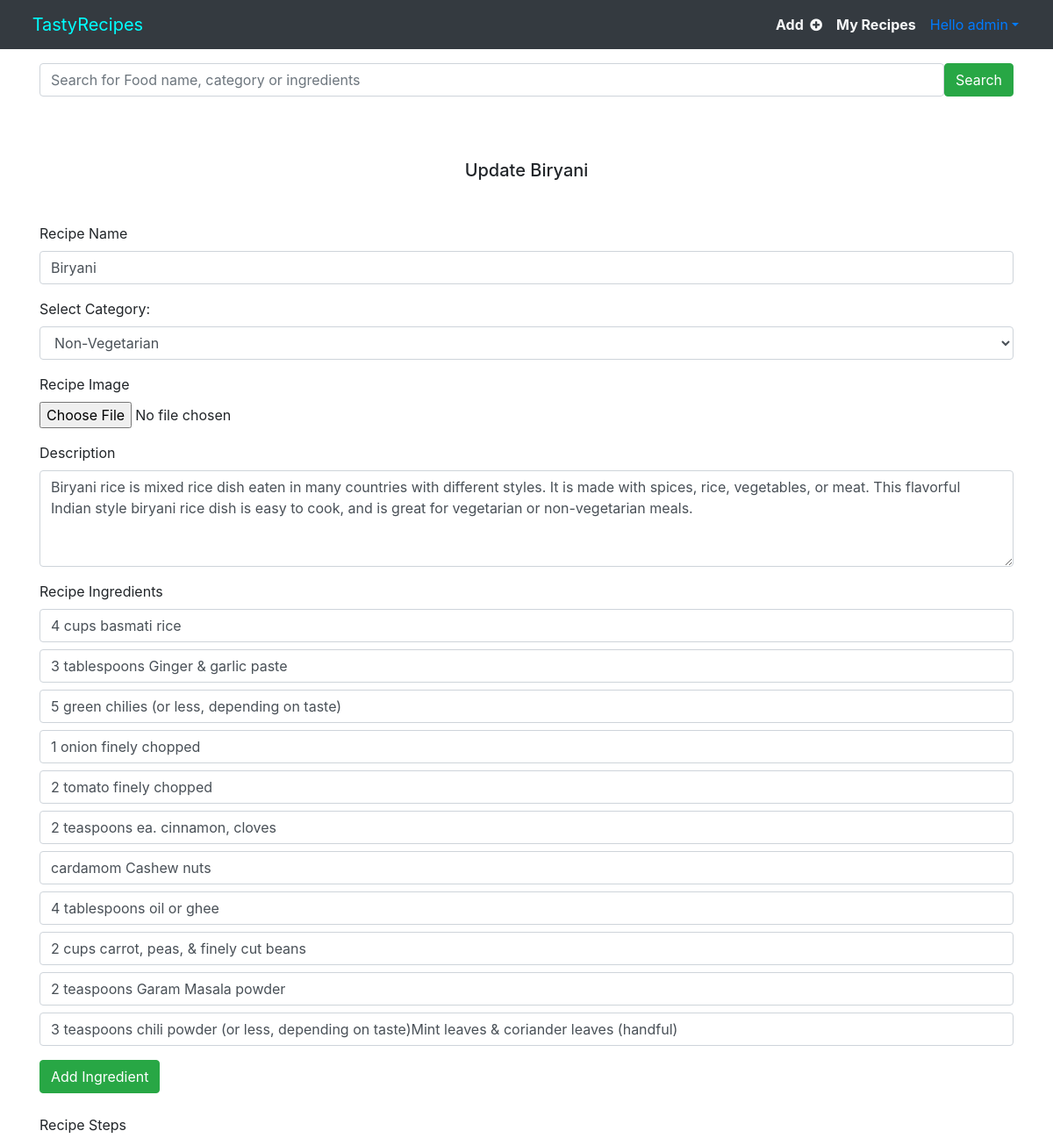
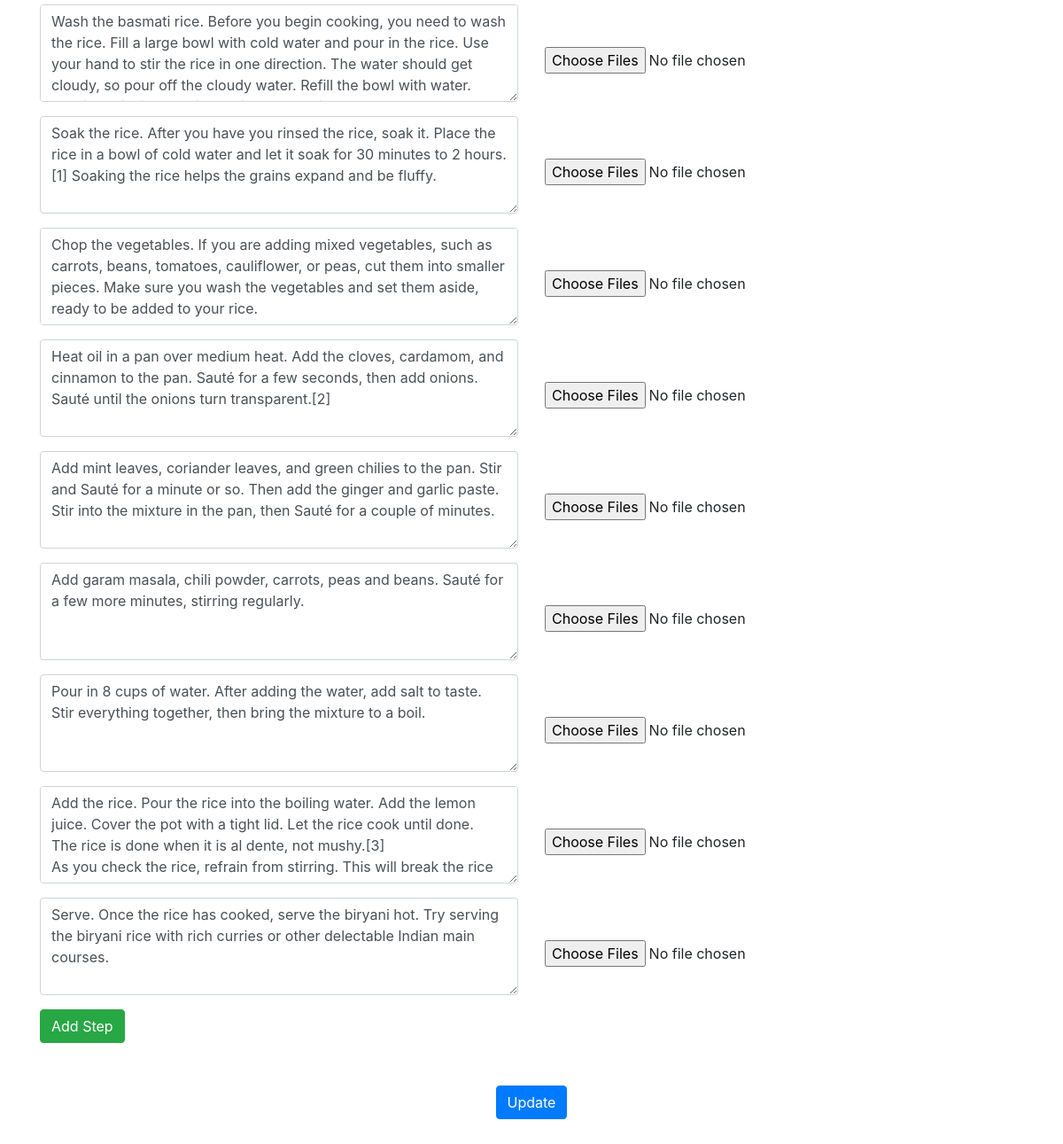
Page /update-recipe/1 (signed in) on the committed database (2 pictures, top to bottom).
### home/models.py (models this page shows, shortened)
class Recipe(models.Model):
    user = models.ForeignKey(User,on_delete=models.CASCADE)
    food_name = models.CharField(max_length=100)
    category = models.CharField(max_length=5,choices=CATEGORY_CHOICES)
    desc = models.TextField(default='' )
    ingredients = jsonfield.JSONField()
    steps =  jsonfield.JSONField()
    image = models.FileField(blank=True)
    pub_date=models.DateField(default=datetime.now())

### home/views.py (the view, shortened to what this page needs)
# urls.py: path('update-recipe/<int:myid>',views.update_recipe,name='update_recipe'),
@login_required(login_url='login')
def update_recipe(request,myid):
    recipe = Recipe.objects.get(id = myid)
    return render(request,'user/update_recipe.html',{'recipe':recipe})

### home/templates/user/update_recipe.html (shortened to what this page needs)
{% extends 'user/basic.html' %}
{% load static %}
{% block body %}
<div class="container">
    <br>
    <h5 class="text-center mb-5">Update {{recipe.food_name}} </h5>
    <form method='POST' action="/update-recipe/{{recipe.id}}" enctype="multipart/form-data">
        <div class="form-group">
            <label for="name">Recipe Name</label>
            <input type="text" class="form-control" name='name' value="{{recipe.food_name}}">
        </div>
        <div class="form-group">
            <label for="sel1">Select Category:</label>
            <select class="form-control" id="sel1" name="category">
                {%if recipe.category == '1' %}
                <option value="1" selected>Vegetarian</option>
                <option value="2">Non-Vegetarian</option>
                {%else%}
                <option value="2" selected>Non-Vegetarian</option>
                {%endif%}
            </select>
        </div>
        <div class="form-group">
            <label for="recipe_image">Recipe Image</label>
            <br>
            <input type="file" name="recipe_image" id="recipe_image" value="" />
        </div>
        <div class="form-group">
            <label for="desc">Description</label>
            <textarea type="text" class="form-control" name='desc' rows="4" cols="50">{{recipe.desc}}</textarea>
        </div>
        <div class="form-group ">
            <label for="ingredients">Recipe Ingredients</label>
            {%for ingred in recipe.ingredients%}
            <input type="text" class="form-control mb-2" name="ingredients" value='{{ingred}}'>
            {%endfor%}
        </div>
        <div id="add_ingredient">
            <div class="input-group-btn mt-3">
                <button class="btn btn-success" type="button" onclick="ingredient_row();">
                    <span>Add Ingredient</span> </button>
            </div>
        </div>
        <br>
        <div class='' id="add_steps">
            <div class="form-group ">
                <label for="ingredients">Recipe Steps</label>
                {%for step in recipe.steps%}
                <div class="row mb-3">
                    <div class="col-12 col-md-6   ">
                        <textarea type="text" class="form-control" id="steps" name="steps" rows="4" cols="50"
                            placeholder="Step">{{step.step}}</textarea>
                    </div>
                    <div class="col-12 col-md-6 mt-5">
                        <input type="file" name="images"
                            class="custom-file-container__custom-file__custom-file-input img_cls"
                            oninput="func_n(this.id,this.value)" accept="*" multiple aria-label="{{step.image}}"
                            id="{{forloop.counter}}" />
                    </div>
                </div>
                {%endfor%}
                <div class='' id="add_steps">
                    <div class="input-group-btn mt-3">
                        <button class="btn btn-success" type="button" onclick="steps_row();">
                            <span>Add Step</span> </button>
                    </div>
                </div>
                <div class="container mt-5 text-center">
                    <button type="submit" class="btn btn-primary" id="submit_btn">Update</button>
                </div>
    </form>
</div>
<br>
{% endblock %}

### home/templates/user/basic.html (shortened to what this page needs)
{% load static %}
<!DOCTYPE html>
<html lang="en">
<head>
  <link rel="stylesheet" href="http://code.jquery.com/ui/1.8.18/themes/base/jquery-ui.css" type="text/css"
    media="all" />
  <link rel="stylesheet" href="https://maxcdn.bootstrapcdn.com/bootstrap/4.0.0/css/bootstrap.min.css"
 />
  <link rel='stylesheet' href='https://cdnjs.cloudflare.com/ajax/libs/font-awesome/4.7.0/css/font-awesome.min.css'>
  <section class="navs">
    <nav class="navbar navbar-expand-sm navbar-fixed-top bg-dark">
      <div class="container-fluid">
        <div class="navbar-header">
          <a class="navbar-brand logo" style="color: aqua" href="/">
            TastyRecipes
          </a>
        </div>
        <div class="collapse navbar-collapse" id="myMenu">
          <ul class="navbar-nav text-center ml-auto navbar-right">
            <li class="nav-item dropdown">
              <a class="nav-link text-light font-weight-bold" href="/add_recipe">Add &nbsp;<i
                  class='fa fa-plus-circle'></i></a>
            </li>
            <li class="nav-item dropdown">
              <a class="nav-link text-light font-weight-bold" href="/my-recipes">My Recipes
              </a>
            </li>
            {%if user.is_authenticated %}
            <li class="nav-item dropdown">
              <a class="nav-link dropdown-toggle" data-toggle="dropdown" href="#">Hello {{request.user}}</a>
            </li>
            {%endif%}
          </ul>
        </div>
      </div>
    </nav>
  </section>
</head>
<body>
  <div class="container mt-3 mb-5">
    <form class="d-flex" method='get' , action='/recipe-search'>
      <input class="form-control" type="search" name='query' id="query"
        placeholder="Search for Food name, category or ingredients" aria-label="Search">
      <button class="btn btn-success" type="submit"> Search </button>
    </form>
  </div>
  {% block body %} {% endblock %}
</body>
</html>

### rows in the picture
Recipe: food_name "Biryani", name "Biryani", category "Non-Vegetarian", desc "Biryani rice is mixed rice dish eaten in many countries with different styles. It is made with spices, rice, vegetables, or meat. This flavorful Indian style biryani rice dish is easy to cook, and is great for vegetarian or non-vegetarian meals."

### other values in the picture
{{ request.user }} "admin"
